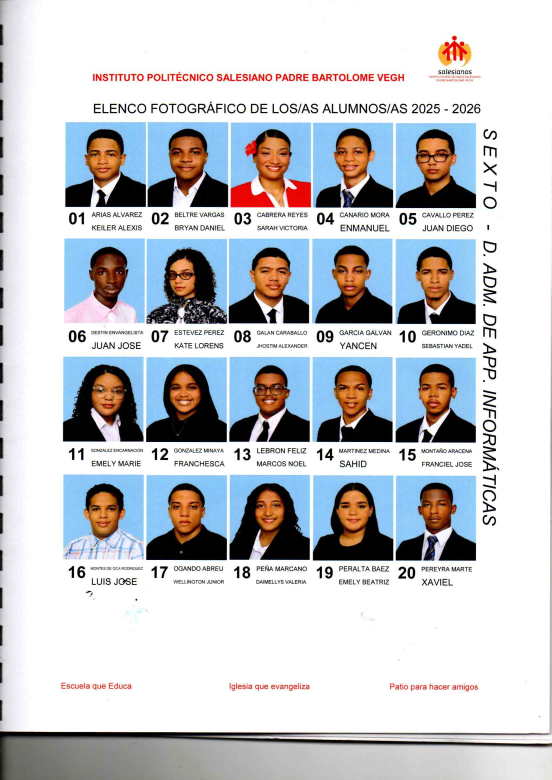
#> input picture assets/source/pasantes/2025-2026/extracted-preview/informatica-informatica-fotos-1-image-1.jpg, 1654 x 2338 px, found by its file name (shown at 1/3 size)
$ python generate-pasantes.py
#> lines starting #> are read from the running program, lines starting #| are printed output that depends on the picture
from pathlib import Path
from PIL import Image
import re
import unicodedata


PERIODO = "2025-2026"
SOURCE = Path("assets/source/pasantes/2025-2026/extracted-preview")
IMG_BASE = Path("assets/img/pasantes/2025-2026")
CERT_BASE = "/assets/docs/certificaciones-pasantia/2025-2026"
DATA_FILE = Path("_data/pasantes_2025_2026.yml")

AREAS = {
    "informatica": {
        "label": "Informática",
        "files": [
            "informatica-informatica-fotos-1-image-1.jpg",
            "informatica-informatica-fotos-2-image-1.jpg",
        ],
        "names": [
            "Keiler Alexis Arias Alvarez",
            "Bryan Daniel Beltre Vargas",
            "Sarah Victoria Cabrera Reyes",
            "Enmanuel Canario Mora",
            "Juan Diego Cavallo Perez",
            "Juan Jose Destin",
            "Kate Lorens Estevez Perez",
            "Jhostim Alexander Galan Caraballo",
            "Yancen Garcia Galvan",
            "Sebastian Yadel Geronimo",
            "Emely Marie Gonzalez Encarnacion",
            "Franchesca Gonzalez Minaya",
            "Marcos Noel Lebron Feliz",
            "Sahid Martínez Medina",
            "Franciel Jose Montaño Aracena",
            "Luís José Montes De Oca",
            "Wellington Junior Ogando",
            "Daimellys Valeria Peña",
            "Emely Beatriz Peralta Baez",
            "Xaviel Pereyra Marte",
            "Hansel Arturo Pérez Ramírez",
            "Anthony Philoxene Omuscat",
            "Cesar David Pineda Veras",
            "Luis Miguel Portes Morillo",
            "Justin Pujols",
            "Emidriany Ramírez Santana",
            "Camila Altagracia Rosado Garcia",
            "Jeison Javier Uceta Baez",
            "Deivy Valdez De La Rosa",
            "Cristal Mariel Valenzuela Arias",
            "Genesis Daniela Vasquez Peña",
        ],
    },
    "electricidad": {
        "label": "Instalaciones Eléctricas",
        "files": [
            "electricidad-electricidad-fotos-1-image-1.jpg",
            "electricidad-electricidad-fotos-2-image-1.jpg",
        ],
        "names": [
            "Juan David Alcantara Sanchez",
            "Franconi Arias Fortuna",
            "Liz Marie Clase Sanchez",
            "Jariel Andres Encarnacion Chalas",
            "Perla Maciel Encarnacion Vicente",
            "Benjamin Fariña Cordero",
            "Elizabeth Carolina Garcia Castillo",
            "Angel Luis Garcia Garcia",
            "Justin Mariñez Ubri",
            "Jeansenny David Martinez Rojas",
            "Darlin Emilio Melo Ramirez",
            "Alex Jose Montero Suero",
            "Hilary Jeraimy Peña Mauro",
            "Yabriel Nicolas Peña Santana",
            "Raylin Joel Pujols Gonzalez",
            "Camila Rodriguez Ramirez",
            "Enmanuel Alexander Sanchez Canela",
            "Wiliams Moises Suarez Reyes",
            "Margaret Esther Taveras Abreu",
            "Jonas Andres Tejeda Calcaño",
            "Arlenys Eridania Tejeda Sanchez",
            "Maicol Miguel Ubri Cuevas",
        ],
    },
    "mercadeo": {
        "label": "Comercio y Mercadeo",
        "files": ["mercadeo-fotos-image-1.jpg"],
        "names": [
            "Felix Steven De Los Santos Nuñez",
            "Marie Angely Del Rosario Ventura",
            "Yuderka Genao",
            "Leonela Alanis Gomez Cedeño",
            "Leodeinys Anais Gomez Cedeño",
            "Mailyn Esther Heredia Montero",
            "Daismery Hiraldo Cuevas",
            "Sheyla Lismar James Mateo",
            "Mariely Lora Rodriguez",
            "Julianny Mañon Ramirez",
            "Arianna Michelle Marte Ramos",
            "Jose Enrique Novas",
            "Nicole Paulino Solis",
            "Lia Omaylin Payano",
            "Arielby Misael Perez Sosa",
            "Julianni Jasmin Reyes Almanzar",
            "Pedro Jose Terrero Garcia",
            "Cruz Mariel Zapata Brito",
        ],
    },
    "logistica": {
        "label": "Logística y Transporte",
        "files": [
            "logistica-logistica-fotos-1-image-1.jpg",
            "logistica-logistica-fotos-2-image-1.jpg",
        ],
        "names": [
            "Genesis Isabel Antonio Feliz",
            "Santianny Asencio",
            "Jaronli Maciel Camilo De La Nuez",
            "Ana Patricia Cuevas Ogando",
            "Yeury De Leon Encarnacion",
            "Francisco Alberto Del Rosario Perez",
            "Jose David Destin Evangelista",
            "Ruth Mariel Diaz Ramirez",
            "Jesus Miguel Feliz Garcia",
            "Nikaury Altagracia Franco Aquino",
            "Heimi Jamiris Franco Rodriguez",
            "Rusbelt Adrian Gavilan Feliz",
            "Kevin Miguel Guante Sosa",
            "Alexa Marie Guzman Estevez",
            "Dileynni Heredia Contreras",
            "Carlos Saul Jimenez Turbi",
            "Mia Esther Lucas",
            "Alisson Magarin Ynfante",
            "Charlenis Matos De Los Santos",
            "Reyna Luz Matos Montaño",
            "Jeimy Maria Montero Rosa",
            "Michel Moreta Reyes",
            "Hillary Julianne Perez Duran",
            "Karyme Ravelo Reyes",
            "Vangely Marie Reynoso",
            "Angel Silvestre Rodriguez De La Cruz",
            "Marianny Rosario Hernandez",
            "Melannie Anais Ruiz Peña",
            "Asael Tavarez Burgos",
            "Scarlet Tavarez Peña",
            "Braian Emmanuel Valdez Garcia",
            "Jose Angel Merced Veras Acosta",
        ],
    },
}

EMPRESAS = {
    "keiler-alexis-arias-alvarez": "Alcaldía del Distrito Nacional",
    "bryan-daniel-beltre-vargas": "Creation Studios",
    "sarah-victoria-cabrera-reyes": "Hospital General de las Fuerzas Armadas",
    "enmanuel-canario-mora": "Instituto Superior de Estudios Poveda",
    "juan-diego-cavallo-perez": "Junta Central Electoral",
    "juan-jose-destin": "Soler Computer",
    "kate-lorens-estevez-perez": "Junta Central Electoral",
    "jhostim-alexander-galan-caraballo": "Instituto Superior de Estudios Educativos Pedro Poveda",
    "yancen-garcia-galvan": "Junta Central Electoral",
    "sebastian-yadel-geronimo": "Junta Central Electoral",
    "emely-marie-gonzalez-encarnacion": "Listín Diario",
    "franchesca-gonzalez-minaya": "Junta Central Electoral",
    "marcos-noel-lebron-feliz": "Seguriasa",
    "sahid-martinez-medina": "Junta Central Electoral",
    "franciel-jose-montano-aracena": "Alcaldía del Distrito Nacional",
    "luis-jose-montes-de-oca": "Hogar Escuela Santo Domingo Savio",
    "wellington-junior-ogando": "Soler Computer",
    "daimellys-valeria-pena": "Casa de España",
    "emely-beatriz-peralta-baez": "Hogar Escuela Rosa Duarte",
    "xaviel-pereyra-marte": "Alcaldía del Distrito Nacional",
    "hansel-arturo-perez-ramirez": "Soler Computer",
    "anthony-philoxene-omuscat": "Instituto Superior de Estudios Educativos Pedro Poveda",
    "cesar-david-pineda-veras": "Universidad Pedro Henríquez Ureña",
    "luis-miguel-portes-morillo": "Soler Computer",
    "justin-pujols": "Banco Agrícola",
    "emidriany-ramirez-santana": "Santo Domingo Country Club",
    "camila-altagracia-rosado-garcia": "CDN",
    "jeison-javier-uceta-baez": "Hogar Escuela Rosa Duarte",
    "deivy-valdez-de-la-rosa": "Instituto Superior de Estudios Educativos Pedro Poveda",
    "cristal-mariel-valenzuela-arias": "Hospital General de las Fuerzas Armadas",
    "genesis-daniela-vasquez-pena": "Agencia de Aduanas Álvaro Gestiones",
    "juan-david-alcantara-sanchez": "Ferretería Fuente de Amor",
    "liz-marie-clase-sanchez": "ETED",
    "jariel-andres-encarnacion-chalas": "ETED",
    "perla-maciel-encarnacion-vicente": "Pappaterra Montolío",
    "benjamin-farina-cordero": "ETED",
    "elizabeth-carolina-garcia-castillo": "Haina International Terminals (HIT)",
    "angel-luis-garcia-garcia": "ETED",
    "justin-marinez-ubri": "Servicios Aduanales Franmar, SRL",
    "jeansenny-david-martinez-rojas": "Homewood Suites by Hilton",
    "darlin-emilio-melo-ramirez": "Envases Tropicales",
    "hilary-jeraimy-pena-mauro": "Ministerio de Agricultura",
    "yabriel-nicolas-pena-santana": "ETED",
    "raylin-joel-pujols-gonzalez": "ETED",
    "camila-rodriguez-ramirez": "Pappaterra Montolío",
    "enmanuel-alexander-sanchez-canela": "ISFODOSU",
    "wiliams-moises-suarez-reyes": "Instituto Politécnico Salesiano Padre Bartolomé Vegh",
    "margaret-esther-taveras-abreu": "ETED",
    "jonas-andres-tejeda-calcano": "Calzasturd",
    "arlenys-eridania-tejeda-sanchez": "Alcaldía del Distrito Nacional",
    "maicol-miguel-ubri-cuevas": "Alcaldía del Distrito Nacional",
    "felix-steven-de-los-santos-nunez": "Altacopa, S.A.",
    "marie-angely-del-rosario-ventura": "Service Travel",
    "yuderka-genao": "UFHEC",
    "leonela-alanis-gomez-cedeno": "Ferretería Pepe",
    "sheyla-lismar-james-mateo": "Distrito Educativo 15-03",
    "mariely-lora-rodriguez": "Distrito Educativo 15-03",
    "julianny-manon-ramirez": "Santo Domingo Country, SRL",
    "arielby-misael-perez-sosa": "Altacopa, S.A.",
    "cruz-mariel-zapata-brito": "Distrito Educativo 15-03",
    "genesis-isabel-antonio-feliz": "ETED",
    "santianny-asencio": "Ferretería Fuente de Amor",
    "jaronli-maciel-camilo-de-la-nuez": "Instituto Nacional de Aguas Potables y Alcantarillados",
    "ana-patricia-cuevas-ogando": "Papidpack",
    "yeury-de-leon-encarnacion": "Frederic Schad",
    "jose-david-destin-evangelista": "Junta Central Electoral",
    "ruth-mariel-diaz-ramirez": "Haina International Terminal",
    "jesus-miguel-feliz-garcia": "Haina International Terminal",
    "nikaury-altagracia-franco-aquino": "Navisfret, S.R.L.",
    "heimi-jamiris-franco-rodriguez": "Autoridad Portuaria Dominicana",
    "rusbelt-adrian-gavilan-feliz": "Hospital General Doctor José Vinicio Calventi",
    "alexa-marie-guzman-estevez": "Delta Comercial",
    "dileynni-heredia-contreras": "Operadora Metropolitana de Servicios de Autobuses",
    "carlos-saul-jimenez-turbi": "Delta Comercial",
    "mia-esther-lucas": "Capital Transport Solutions",
    "alisson-magarin-ynfante": "Ferretería Pepe",
    "charlenis-matos-de-los-santos": "Haina International Terminal",
    "reyna-luz-matos-montano": "Dirección General de Impuestos Internos",
    "jeimy-maria-montero-rosa": "Delta Comercial",
    "michel-moreta-reyes": "Distrito Educativo 15-03",
    "karyme-ravelo-reyes": "Fex Mirador Norte",
    "vangely-marie-reynoso": "Instituto de Seguridad Social de las Fuerzas Armadas",
    "angel-silvestre-rodriguez-de-la-cruz": "Plásticos Comerciales",
    "marianny-rosario-hernandez": "Distrito Educativo 15-03",
    "melannie-anais-ruiz-pena": "Altacopa, S.A.",
    "asael-tavarez-burgos": "Junta Central Electoral",
    "scarlet-tavarez-pena": "Agencia Aduanal & Comercio Exterior",
    "braian-emmanuel-valdez-garcia": "Frederic Schad",
    "jose-angel-merced-veras-acosta": "Junta de Aviación Civil",
}


def slugify(value):
    value = unicodedata.normalize("NFKD", value)
    value = value.encode("ascii", "ignore").decode("ascii").lower()
    return re.sub(r"[^a-z0-9]+", "-", value).strip("-")


def portrait_boxes(path):
    img = Image.open(path).convert("RGB")
#> img is the input picture: PIL image 1654x2338 RGB; mean R, G, B 197.4, 199.5, 203.7
    pix = img.load()
    seen = set()
    boxes = []

    for y in range(250, 1750, 4):
        for x in range(120, 1450, 4):
            if (x, y) in seen:
                continue

            r, g, b = pix[x, y]
            if not (b > 150 and g > 120 and r < 190 and b > r + 25):
                continue

            queue = [(x, y)]
            seen.add((x, y))
            xs = []
            ys = []

            while queue:
                cx, cy = queue.pop()
                xs.append(cx)
                ys.append(cy)

                for nx, ny in ((cx + 4, cy), (cx - 4, cy), (cx, cy + 4), (cx, cy - 4)):
                    if nx < 120 or nx >= 1450 or ny < 250 or ny >= 1750 or (nx, ny) in seen:
                        continue

                    rr, gg, bb = pix[nx, ny]
                    if bb > 150 and gg > 120 and rr < 190 and bb > rr + 25:
                        seen.add((nx, ny))
                        queue.append((nx, ny))

            if len(xs) > 500:
                boxes.append((min(xs), min(ys), max(xs) + 4, max(ys) + 4, len(xs)))
#> after the loop, boxes = 20 items, first 6: (196, 370, 440, 566, 1668), (444, 370, 684, 566, 1625), (692, 370, 936, 566, 1668), (940, 370, 1180, 626, 1873), (1188, 370, 1428, 610, 1902), (196, 718, 436, 970, 2025); seen = 35185 items

    def clusters(values, gap):
#> called with gap = 150
        grouped = []
        for value in sorted(values):
            if not grouped or abs(grouped[-1][-1] - value) > gap:
                grouped.append([value])
            else:
                grouped[-1].append(value)
#> this loop made 20 passes
#> value on passes 1 to 12: 312, 312, 316, 318, 560, 562, 562, 564, 808, 810, 812, 814
#> after the loop, grouped = [[312, 312, 316, 318], [560, 562, 562, 564], [808, 810, 812, 814], [1058, 1060, 1060, 1060], [1308, 1308, 1308, 1308]]
        return [sum(group) / len(group) for group in grouped]

    columns = clusters([(item[0] + item[2]) / 2 for item in boxes], 150)
#> columns = [314.5, 562, 811, 1059.5, 1308]
    rows = clusters([(item[1] + item[3]) / 2 for item in boxes], 170)
#> the loop in clusters (call 2), `for value in sorted(values):` made 20 passes
#> value on passes 1 to 12: 468, 468, 468, 490, 498, 818, 834, 844, 844, 846, 1180, 1184
#> rows = [478.4, 837.2, 1187.2, 1536.8]

    def slot(item):
#> called with item = (196, 370, 440, 566, 1668)
        center_x = (item[0] + item[2]) / 2
        center_y = (item[1] + item[3]) / 2
        col = min(range(len(columns)), key=lambda index: abs(columns[index] - center_x))
#> col = 0
        row = min(range(len(rows)), key=lambda index: abs(rows[index] - center_y))
#> row = 0
        return row, col

    return img, sorted(boxes, key=slot)


def yml_quote(value):
    return '"' + value.replace("\\", "\\\\").replace('"', '\\"') + '"'


records = {}

for area_key, area in AREAS.items():
    records[area_key] = []
    area_dir = IMG_BASE / area_key
    area_dir.mkdir(parents=True, exist_ok=True)
    current = 0

    for filename in area["files"]:
        image, boxes = portrait_boxes(SOURCE / filename)

        for x, y, _right, _bottom, _size in boxes:
            if current >= len(area["names"]):
                break

            name = area["names"][current]
            slug = slugify(name)
            crop = image.crop((max(0, x), max(0, y), min(image.width, x + 244), min(image.height, y + 258)))
            jpg_path = area_dir / f"{slug}.jpg"
            webp_path = area_dir / f"{slug}.webp"
            crop.save(jpg_path, quality=92, optimize=True)
            crop.save(webp_path, quality=86, method=6)

            records[area_key].append(
                {
                    "nombre": name,
                    "area": area["label"],
                    "empresa": EMPRESAS.get(slug, "Por registrar"),
                    "ano_escolar": PERIODO,
                    "foto": f"/assets/img/pasantes/2025-2026/{area_key}/{slug}.jpg",
                    "foto_webp": f"/assets/img/pasantes/2025-2026/{area_key}/{slug}.webp",
                    "certificacion": f"{CERT_BASE}/{area_key}/{slug}.pdf",
                }
            )
            current += 1
#> this loop made 20 passes
#> pass 1, `crop = image.crop((max(0, x), max(0, y), min(image.width, x + 244), mi..`:
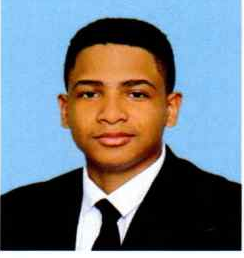
#> crop: PIL image 244x258 RGB; mean R, G, B 114.9, 125.4, 134.9
#> pass 2, `crop = image.crop((max(0, x), max(0, y), min(image.width, x + 244), mi..`:
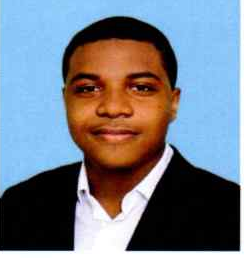
#> crop: PIL image 244x258 RGB; mean R, G, B 115.6, 123, 134.6
#> pass 3, `crop = image.crop((max(0, x), max(0, y), min(image.width, x + 244), mi..`:
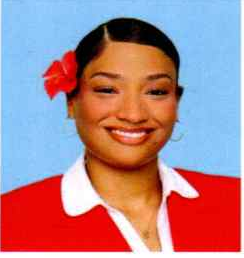
#> crop: PIL image 244x258 RGB; mean R, G, B 174.3, 132.2, 140.1
#> after the loop:
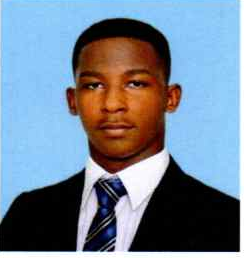
#> crop: PIL image 244x258 RGB; mean R, G, B 115, 130.8, 148.1
#> after the loop, current = 20

    print(f"{area_key}: {current} de {len(area['names'])}")
#> pass 2 of the loop `for area_key, area in AREAS.items():`:
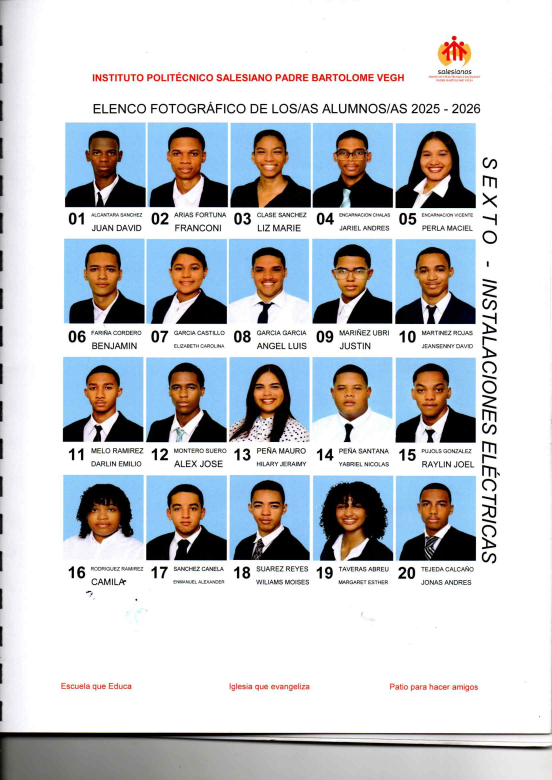
#> input picture assets/source/pasantes/2025-2026/extracted-preview/electricidad-electricidad-fotos-1-image-1.jpg, 1654 x 2338 px, found by its file name (shown at 1/3 size)
#> in portrait_boxes, img is the input picture: PIL image 1654x2338 RGB; mean R, G, B 199.7, 202.7, 206.7
#> after the loop in portrait_boxes (call 3), `for y in range(250, 1750, 4):`: boxes = 20 items, first 6: (196, 370, 440, 594, 1994), (444, 370, 684, 622, 1738), (692, 370, 932, 594, 1858), (940, 370, 1180, 578, 1856), (1188, 370, 1428, 586, 1603), (192, 718, 436, 970, 1915); seen = 35610 items
#> columns = [314, 561.5, 809.5, 1059.5, 1308]
#> rows = [482.4, 836, 1182.4, 1544.8]
#> the loop `for x, y, _right, _bottom, _size in boxes:` made 20 passes
#> pass 1, `crop = image.crop((max(0, x), max(0, y), min(image.width, x + 244), mi..`:
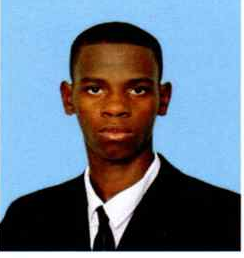
#> crop: PIL image 244x258 RGB; mean R, G, B 106, 124.3, 143
#> after the loop `for x, y, _right, _bottom, _size in boxes:`:
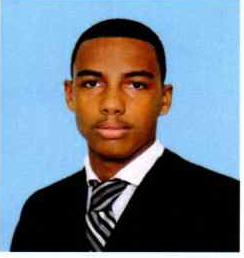
#> crop: PIL image 244x258 RGB; mean R, G, B 111.4, 126.4, 140.2
#> pass 3 of the loop `for area_key, area in AREAS.items():`:
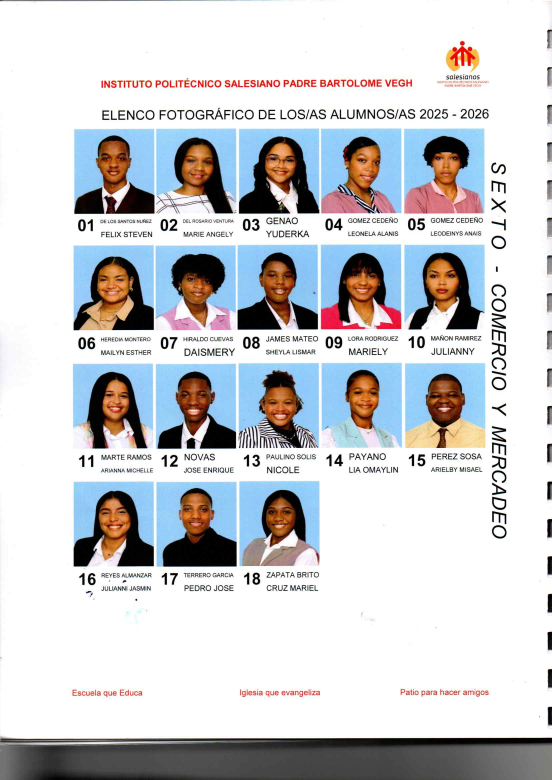
#> input picture assets/source/pasantes/2025-2026/extracted-preview/mercadeo-fotos-image-1.jpg, 1654 x 2338 px, found by its file name (shown at 1/3 size)
#> in portrait_boxes, img is the input picture: PIL image 1654x2338 RGB; mean R, G, B 204.5, 205.8, 208.8
#> after the loop in portrait_boxes (call 5), `for y in range(250, 1750, 4):`: boxes = 18 items, first 6: (472, 386, 712, 606, 1567), (720, 386, 960, 626, 1465), (964, 386, 1204, 642, 2039), (1216, 386, 1452, 642, 1717), (224, 390, 464, 626, 1908), (964, 734, 1204, 934, 1599); seen = 31650 items
#> columns = [343, 590, 838.5, 1085.3, 1334]
#> rows = [507.6, 844, 1208, 1562.7]
#> `image, boxes = portrait_boxes(SOURCE / filename)`: boxes = 18 items, first 6: (224, 390, 464, 626, 1908), (472, 386, 712, 606, 1567), (720, 386, 960, 626, 1465), (964, 386, 1204, 642, 2039), (1216, 386, 1452, 642, 1717), (224, 738, 464, 962, 1498)
#> the loop `for x, y, _right, _bottom, _size in boxes:` made 18 passes
#> pass 1, `crop = image.crop((max(0, x), max(0, y), min(image.width, x + 244), mi..`:
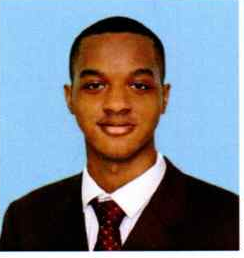
#> crop: PIL image 244x258 RGB; mean R, G, B 124.3, 134.1, 146.3
#> after the loop `for x, y, _right, _bottom, _size in boxes:`:
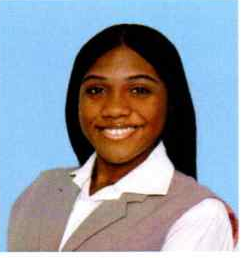
#> crop: PIL image 244x258 RGB; mean R, G, B 144.9, 154.3, 166.4
#> (the run stopped early here; a loop or call above may not have finished)
